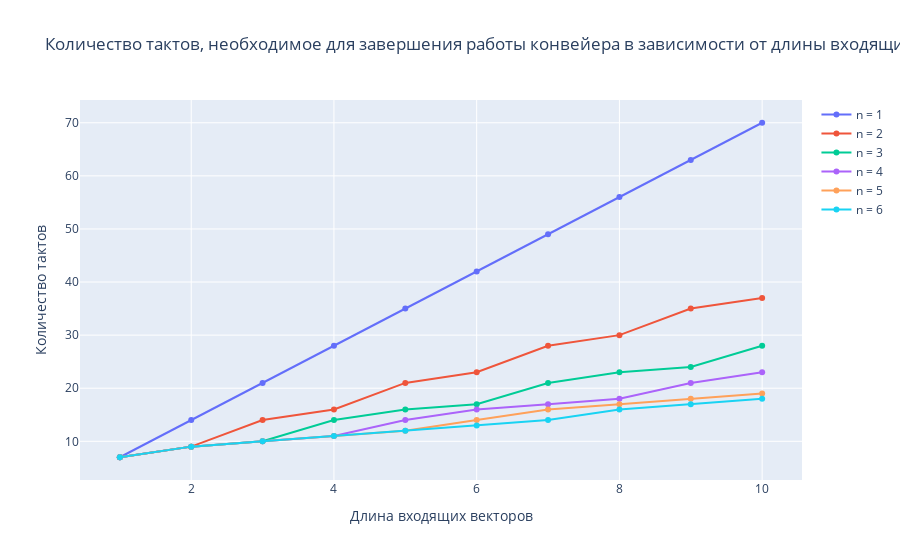

Notebook code cell kept with this figure:
### Code cell
# Tacts amount dependency on amount of numbers in vectors
# with amount of stages n = 1, 2, 3, 4, 5, 6
x_vectors = []
y_vectors = []
for i in range(1, 7):
    x_vector = []
    y_vector = []
    for j in range(1, 11):
        vector_1 = [random.randint(0, 63) for _ in range(j)]
        vector_2 = [random.randint(0, 63) for _ in range(j)]
        pipeline = ArithmeticPipeline(vector_1, vector_2, i, 6)
        while pipeline.is_busy:
            pipeline.tact()
        x_vector.append(j)
        y_vector.append(pipeline.status['tacts_done'])
    x_vectors.append(x_vector)
    y_vectors.append(y_vector)

fig = go.Figure()
i = 1
for x, y in list(zip(x_vectors, y_vectors)):
    fig.add_trace(
        go.Scatter(x=x, y=y, mode='lines+markers', name=f'n = {i}')
    )
    i += 1
fig.update_layout(title_text='Количество тактов, необходимое для завершения работы конвейера в зависимости от длины входящих векторов при различных количествах этапов конвейера',
                  )
fig.update_xaxes(title_text='Длина входящих векторов')
fig.update_yaxes(title_text='Количество тактов')
fig.show(width=500)

### Figure 1 — Plotly figure (JSON) as saved in the notebook; plotly's stock layout.template omitted (floating-point values rounded to 4 significant figures)
{"data": [{"mode": "lines+markers", "name": "n = 1", "type": "scatter", "x": [1, 2, 3, 4, 5, 6, 7, 8, 9, 10], "y": [7, 14, 21, 28, 35, 42, 49, 56, 63, 70]}, {"mode": "lines+markers", "name": "n = 2", "type": "scatter", "x": [1, 2, 3, 4, 5, 6, 7, 8, 9, 10], "y": [7, 9, 14, 16, 21, 23, 28, 30, 35, 37]}, {"mode": "lines+markers", "name": "n = 3", "type": "scatter", "x": [1, 2, 3, 4, 5, 6, 7, 8, 9, 10], "y": [7, 9, 10, 14, 16, 17, 21, 23, 24, 28]}, {"mode": "lines+markers", "name": "n = 4", "type": "scatter", "x": [1, 2, 3, 4, 5, 6, 7, 8, 9, 10], "y": [7, 9, 10, 11, 14, 16, 17, 18, 21, 23]}, {"mode": "lines+markers", "name": "n = 5", "type": "scatter", "x": [1, 2, 3, 4, 5, 6, 7, 8, 9, 10], "y": [7, 9, 10, 11, 12, 14, 16, 17, 18, 19]}, {"mode": "lines+markers", "name": "n = 6", "type": "scatter", "x": [1, 2, 3, 4, 5, 6, 7, 8, 9, 10], "y": [7, 9, 10, 11, 12, 13, 14, 16, 17, 18]}], "layout": {"title": {"text": "Количество тактов, необходимое для завершения работы конвейера в зависимости от длины входящих векторов при различных количествах этапов конвейера"}, "xaxis": {"title": {"text": "Длина входящих векторов"}}, "yaxis": {"title": {"text": "Количество тактов"}}}}
